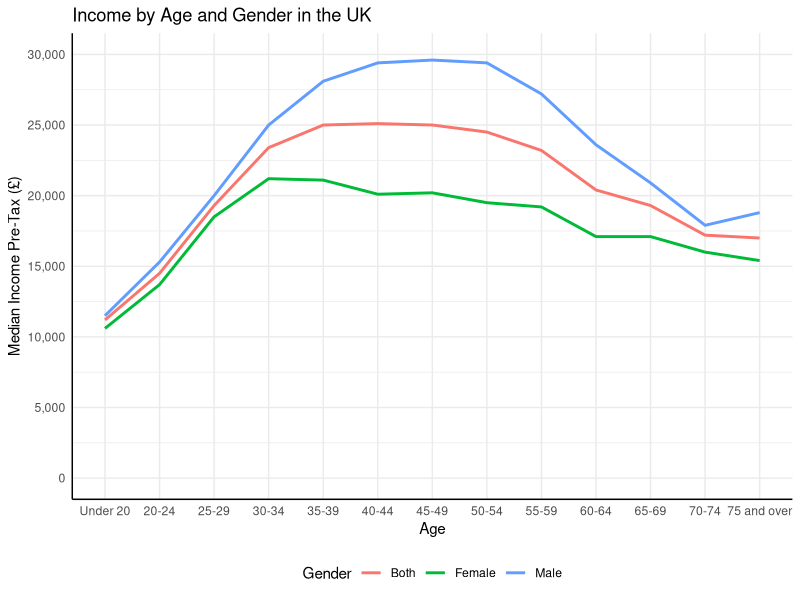
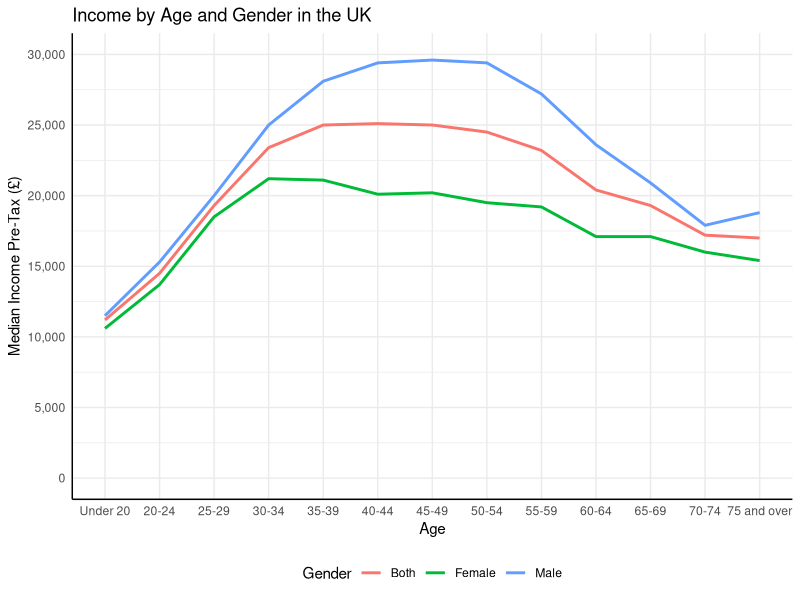

R code for these plots, in order:
IncomeAge <- structure(list(Age = structure(c(1L, 2L, 3L, 4L, 5L, 6L, 7L, 
8L, 9L, 10L, 11L, 12L, 13L, 1L, 2L, 3L, 4L, 5L, 6L, 7L, 8L, 9L, 
10L, 11L, 12L, 13L, 1L, 2L, 3L, 4L, 5L, 6L, 7L, 8L, 9L, 10L, 
11L, 12L, 13L), .Label = c("Under 20", "20-24", "25-29", "30-34", 
"35-39", "40-44", "45-49", "50-54", "55-59", "60-64", "65-69", 
"70-74", "75 and over"), class = c("ordered", "factor")), Category = structure(c(1L, 
1L, 1L, 1L, 1L, 1L, 1L, 1L, 1L, 1L, 1L, 1L, 1L, 3L, 3L, 3L, 3L, 
3L, 3L, 3L, 3L, 3L, 3L, 3L, 3L, 3L, 2L, 2L, 2L, 2L, 2L, 2L, 2L, 
2L, 2L, 2L, 2L, 2L, 2L), .Label = c("Both", "Female", "Male"), class = "factor"), 
    MedianIncome = c(11200L, 14500L, 19300L, 23400L, 25000L, 
    25100L, 25000L, 24500L, 23200L, 20400L, 19300L, 17200L, 17000L, 
    11500L, 15300L, 20000L, 25000L, 28100L, 29400L, 29600L, 29400L, 
    27200L, 23600L, 20900L, 17900L, 18800L, 10600L, 13700L, 18500L, 
    21200L, 21100L, 20100L, 20200L, 19500L, 19200L, 17100L, 17100L, 
    16000L, 15400L)), .Names = c("Age", "Category", "MedianIncome"
), row.names = c(NA, -39L), class = "data.frame")

library(ggplot2)
library(scales)

IncomeAge$Age <- factor(IncomeAge$Age,levels=c("Under 20","20-24","25-29","30-34","35-39","40-44","45-49","50-54","55-59","60-64","65-69","70-74","75 and over"),ordered=TRUE)

ggplot(data=IncomeAge,aes(x=Age, y=MedianIncome, colour=Category)) +
	geom_line(aes(group=Category),size=1) +
	labs(x="Age", y="Median Income Pre-Tax (£)", title="Income by Age and Gender in the UK", color="Gender") +
	theme_minimal() +
	theme(legend.position="bottom",axis.line = element_line(size = 0.5, linetype = "solid",colour = "black")) +
	scale_y_continuous(limits=c(0,30000),breaks=c(seq(from=0,to=30000,by=5000)),labels=comma)

ggsave(file="IncomeAge.pdf", width=8.5, height=5)